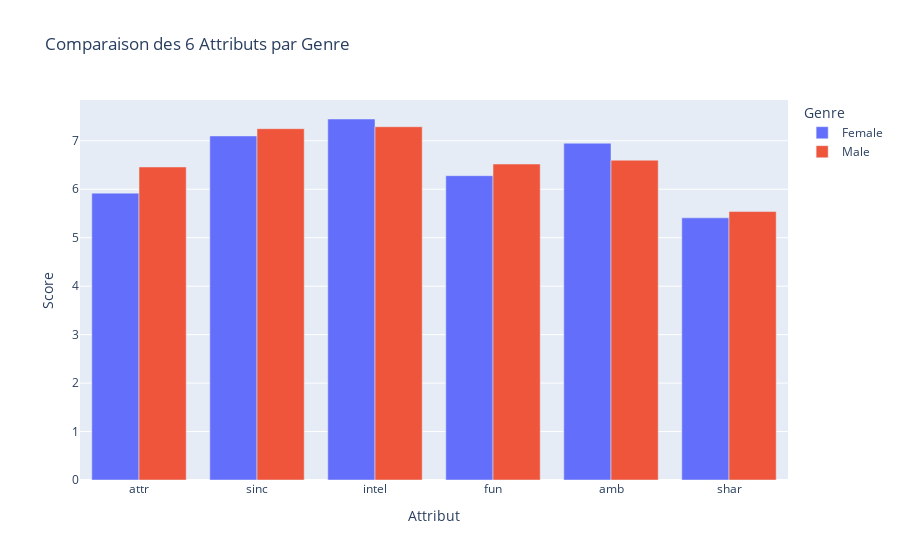

Here is the notebook cell this chart was saved with:
### Code cell
# Préparation des données pour comparaison
attributs_genre = Tinder.groupby('gender_name')[attributs].mean().round(2)

attributs_melted = []
for genre in ['Female', 'Male']:
    for attr in attributs:
        attributs_melted.append({
            'Genre': genre,
            'Attribut': attr,
            'Score': attributs_genre.loc[genre, attr]
        })

df_plot = pd.DataFrame(attributs_melted)

# Graphique comparatif
fig = px.bar(df_plot, 
             x='Attribut', 
             y='Score', 
             color='Genre',
             title='Comparaison des 6 Attributs par Genre',
             barmode='group')
fig.show()

### Figure 1 — Plotly figure (JSON) as saved in the notebook; plotly's stock layout.template omitted (floating-point values rounded to 4 significant figures)
{"data": [{"alignmentgroup": "True", "hovertemplate": "Genre=Female<br>Attribut=%{x}<br>Score=%{y}<extra></extra>", "legendgroup": "Female", "marker": {"color": "#636efa", "pattern": {"shape": ""}}, "name": "Female", "offsetgroup": "Female", "orientation": "v", "showlegend": true, "textposition": "auto", "type": "bar", "x": ["attr", "sinc", "intel", "fun", "amb", "shar"], "xaxis": "x", "y": [5.92, 7.1, 7.45, 6.28, 6.95, 5.41], "yaxis": "y"}, {"alignmentgroup": "True", "hovertemplate": "Genre=Male<br>Attribut=%{x}<br>Score=%{y}<extra></extra>", "legendgroup": "Male", "marker": {"color": "#EF553B", "pattern": {"shape": ""}}, "name": "Male", "offsetgroup": "Male", "orientation": "v", "showlegend": true, "textposition": "auto", "type": "bar", "x": ["attr", "sinc", "intel", "fun", "amb", "shar"], "xaxis": "x", "y": [6.46, 7.25, 7.29, 6.52, 6.6, 5.54], "yaxis": "y"}], "layout": {"barmode": "group", "legend": {"title": {"text": "Genre"}, "tracegroupgap": 0}, "title": {"text": "Comparaison des 6 Attributs par Genre"}, "xaxis": {"anchor": "y", "domain": [0, 1], "title": {"text": "Attribut"}}, "yaxis": {"anchor": "x", "domain": [0, 1], "title": {"text": "Score"}}}}
